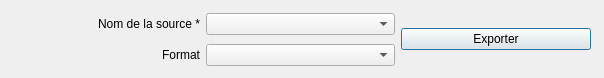
<?xml version="1.0" encoding="UTF-8"?>
<ui version="4.0">
 <class>Dialog</class>
 <widget class="QDialog" name="Dialog">
  <property name="geometry">
   <rect>
    <x>0</x>
    <y>0</y>
    <width>604</width>
    <height>78</height>
   </rect>
  </property>
  <property name="windowTitle">
   <string>Exporter une offre de transport collectif</string>
  </property>
  <widget class="QWidget" name="verticalLayoutWidget">
   <property name="geometry">
    <rect>
     <x>10</x>
     <y>10</y>
     <width>581</width>
     <height>61</height>
    </rect>
   </property>
   <layout class="QGridLayout" name="gridLayout">
    <item row="0" column="1">
     <widget class="QComboBox" name="comboBoxSourceName"/>
    </item>
    <item row="0" column="0">
     <widget class="QLabel" name="label">
      <property name="text">
       <string>Nom de la source *</string>
      </property>
      <property name="alignment">
       <set>Qt::AlignRight|Qt::AlignTrailing|Qt::AlignVCenter</set>
      </property>
     </widget>
    </item>
    <item row="1" column="0">
     <widget class="QLabel" name="label_3">
      <property name="text">
       <string>Format</string>
      </property>
      <property name="alignment">
       <set>Qt::AlignRight|Qt::AlignTrailing|Qt::AlignVCenter</set>
      </property>
     </widget>
    </item>
    <item row="1" column="1">
     <widget class="QComboBox" name="comboBoxFormat"/>
    </item>
    <item row="0" column="2" rowspan="2">
     <widget class="QPushButton" name="pushButtonExport">
      <property name="text">
       <string>Exporter</string>
      </property>
     </widget>
    </item>
   </layout>
  </widget>
 </widget>
 <resources/>
 <connections/>
</ui>
